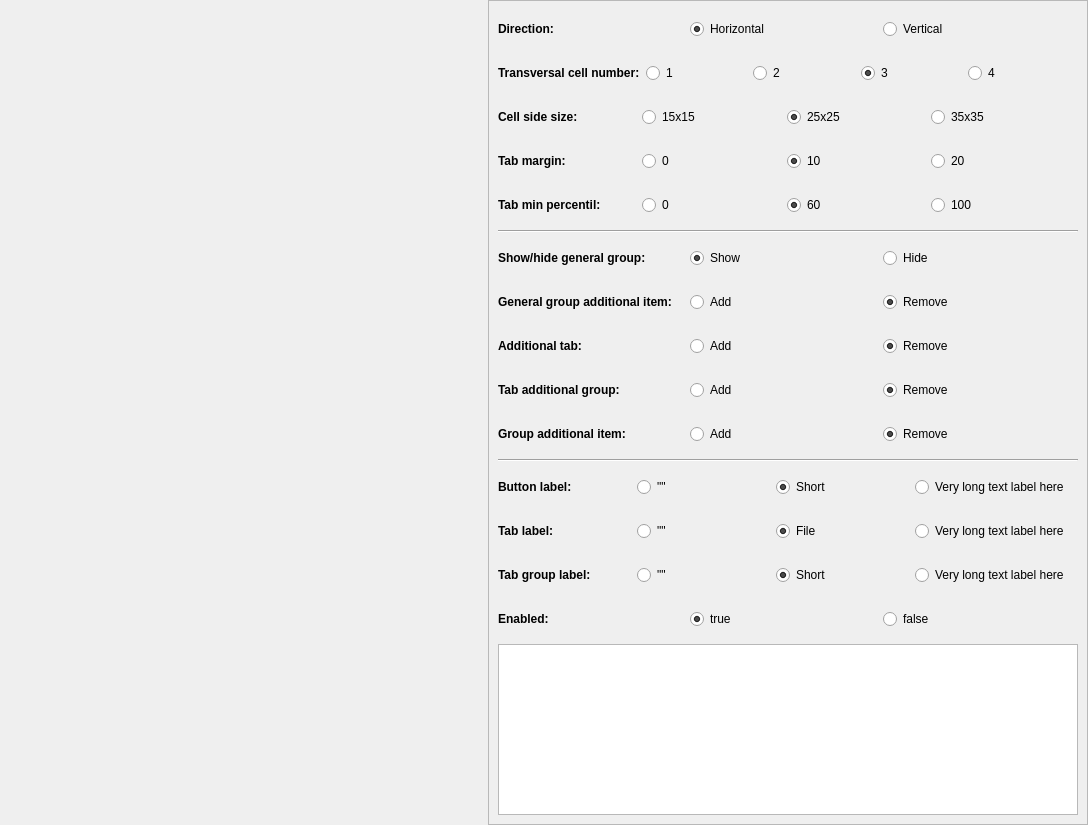
<?xml version="1.0" encoding="UTF-8"?>
<ui version="4.0">
 <class>Test_QTopMenu</class>
 <widget class="QWidget" name="Test_QTopMenu">
  <property name="geometry">
   <rect>
    <x>0</x>
    <y>0</y>
    <width>1088</width>
    <height>825</height>
   </rect>
  </property>
  <layout class="QHBoxLayout" name="horizontalLayout">
   <property name="leftMargin">
    <number>0</number>
   </property>
   <property name="topMargin">
    <number>0</number>
   </property>
   <property name="rightMargin">
    <number>0</number>
   </property>
   <property name="bottomMargin">
    <number>0</number>
   </property>
   <item>
    <widget class="QWidget" name="widget_2" native="true">
     <layout class="QVBoxLayout" name="verticalLayout_2">
      <property name="spacing">
       <number>0</number>
      </property>
      <property name="leftMargin">
       <number>0</number>
      </property>
      <property name="topMargin">
       <number>0</number>
      </property>
      <property name="rightMargin">
       <number>0</number>
      </property>
      <property name="bottomMargin">
       <number>0</number>
      </property>
      <item>
       <widget class="Escain::QTopMenu" name="Content" native="true">
        <property name="sizePolicy">
         <sizepolicy hsizetype="Expanding" vsizetype="Fixed">
          <horstretch>0</horstretch>
          <verstretch>0</verstretch>
         </sizepolicy>
        </property>
        <property name="minimumSize">
         <size>
          <width>50</width>
          <height>50</height>
         </size>
        </property>
       </widget>
      </item>
     </layout>
    </widget>
   </item>
   <item>
    <widget class="QFrame" name="frame">
     <property name="sizePolicy">
      <sizepolicy hsizetype="Preferred" vsizetype="Expanding">
       <horstretch>0</horstretch>
       <verstretch>0</verstretch>
      </sizepolicy>
     </property>
     <property name="minimumSize">
      <size>
       <width>600</width>
       <height>0</height>
      </size>
     </property>
     <property name="maximumSize">
      <size>
       <width>600</width>
       <height>16777215</height>
      </size>
     </property>
     <property name="frameShape">
      <enum>QFrame::StyledPanel</enum>
     </property>
     <property name="frameShadow">
      <enum>QFrame::Raised</enum>
     </property>
     <layout class="QVBoxLayout" name="verticalLayout">
      <item>
       <widget class="QWidget" name="widget" native="true">
        <layout class="QGridLayout" name="gridLayout_2">
         <property name="leftMargin">
          <number>0</number>
         </property>
         <item row="0" column="0">
          <widget class="QLabel" name="label">
           <property name="sizePolicy">
            <sizepolicy hsizetype="Preferred" vsizetype="Fixed">
             <horstretch>0</horstretch>
             <verstretch>0</verstretch>
            </sizepolicy>
           </property>
           <property name="font">
            <font>
             <weight>75</weight>
             <bold>true</bold>
            </font>
           </property>
           <property name="text">
            <string>Direction:</string>
           </property>
          </widget>
         </item>
         <item row="0" column="1">
          <widget class="QRadioButton" name="Horizontal">
           <property name="text">
            <string>Horizontal</string>
           </property>
           <property name="checked">
            <bool>true</bool>
           </property>
          </widget>
         </item>
         <item row="0" column="2">
          <widget class="QRadioButton" name="Vertical">
           <property name="text">
            <string>Vertical</string>
           </property>
          </widget>
         </item>
        </layout>
       </widget>
      </item>
      <item>
       <widget class="QWidget" name="widget_4" native="true">
        <layout class="QGridLayout" name="gridLayout_5">
         <property name="leftMargin">
          <number>0</number>
         </property>
         <item row="0" column="1">
          <widget class="QRadioButton" name="transversalCellNum1">
           <property name="text">
            <string>1</string>
           </property>
          </widget>
         </item>
         <item row="0" column="3">
          <widget class="QRadioButton" name="transversalCellNum3">
           <property name="text">
            <string>3</string>
           </property>
           <property name="checked">
            <bool>true</bool>
           </property>
          </widget>
         </item>
         <item row="0" column="2">
          <widget class="QRadioButton" name="transversalCellNum2">
           <property name="text">
            <string>2</string>
           </property>
          </widget>
         </item>
         <item row="0" column="4">
          <widget class="QRadioButton" name="transversalCellNum4">
           <property name="text">
            <string>4</string>
           </property>
          </widget>
         </item>
         <item row="0" column="0">
          <widget class="QLabel" name="label_4">
           <property name="font">
            <font>
             <weight>75</weight>
             <bold>true</bold>
            </font>
           </property>
           <property name="text">
            <string>Transversal cell number:</string>
           </property>
          </widget>
         </item>
        </layout>
       </widget>
      </item>
      <item>
       <widget class="QWidget" name="widget_5" native="true">
        <layout class="QGridLayout" name="gridLayout_6">
         <property name="leftMargin">
          <number>0</number>
         </property>
         <item row="0" column="1">
          <widget class="QRadioButton" name="cellSide15">
           <property name="text">
            <string>15x15</string>
           </property>
          </widget>
         </item>
         <item row="0" column="3">
          <widget class="QRadioButton" name="cellSide35">
           <property name="text">
            <string>35x35</string>
           </property>
          </widget>
         </item>
         <item row="0" column="2">
          <widget class="QRadioButton" name="cellSide25">
           <property name="text">
            <string>25x25</string>
           </property>
           <property name="checked">
            <bool>true</bool>
           </property>
          </widget>
         </item>
         <item row="0" column="0">
          <widget class="QLabel" name="label_5">
           <property name="font">
            <font>
             <weight>75</weight>
             <bold>true</bold>
            </font>
           </property>
           <property name="text">
            <string>Cell side size:</string>
           </property>
          </widget>
         </item>
        </layout>
       </widget>
      </item>
      <item>
       <widget class="QWidget" name="widget_6" native="true">
        <layout class="QGridLayout" name="gridLayout_7">
         <property name="leftMargin">
          <number>0</number>
         </property>
         <item row="0" column="2">
          <widget class="QRadioButton" name="tabMargin10">
           <property name="text">
            <string>10</string>
           </property>
           <property name="checked">
            <bool>true</bool>
           </property>
          </widget>
         </item>
         <item row="0" column="1">
          <widget class="QRadioButton" name="tabMargin0">
           <property name="text">
            <string>0</string>
           </property>
          </widget>
         </item>
         <item row="0" column="3">
          <widget class="QRadioButton" name="tabMargin20">
           <property name="text">
            <string>20</string>
           </property>
          </widget>
         </item>
         <item row="0" column="0">
          <widget class="QLabel" name="label_6">
           <property name="font">
            <font>
             <weight>75</weight>
             <bold>true</bold>
            </font>
           </property>
           <property name="text">
            <string>Tab margin:</string>
           </property>
          </widget>
         </item>
        </layout>
       </widget>
      </item>
      <item>
       <widget class="QWidget" name="widget_11" native="true">
        <layout class="QHBoxLayout" name="horizontalLayout_6">
         <property name="leftMargin">
          <number>0</number>
         </property>
         <item>
          <widget class="QLabel" name="label_10">
           <property name="font">
            <font>
             <weight>75</weight>
             <bold>true</bold>
            </font>
           </property>
           <property name="text">
            <string>Tab min percentil:</string>
           </property>
          </widget>
         </item>
         <item>
          <widget class="QRadioButton" name="tabMinPercentil0">
           <property name="text">
            <string>0</string>
           </property>
          </widget>
         </item>
         <item>
          <widget class="QRadioButton" name="tabMinPercentil60">
           <property name="text">
            <string>60</string>
           </property>
           <property name="checked">
            <bool>true</bool>
           </property>
          </widget>
         </item>
         <item>
          <widget class="QRadioButton" name="tabMinPercentil100">
           <property name="text">
            <string>100</string>
           </property>
          </widget>
         </item>
        </layout>
       </widget>
      </item>
      <item>
       <widget class="Line" name="line_2">
        <property name="orientation">
         <enum>Qt::Horizontal</enum>
        </property>
       </widget>
      </item>
      <item>
       <widget class="QWidget" name="widget_12" native="true">
        <layout class="QHBoxLayout" name="horizontalLayout_7">
         <property name="leftMargin">
          <number>0</number>
         </property>
         <item>
          <widget class="QLabel" name="label_11">
           <property name="font">
            <font>
             <weight>75</weight>
             <bold>true</bold>
            </font>
           </property>
           <property name="text">
            <string>Show/hide general group:</string>
           </property>
          </widget>
         </item>
         <item>
          <widget class="QRadioButton" name="generalGroupShow">
           <property name="text">
            <string>Show</string>
           </property>
           <property name="checked">
            <bool>true</bool>
           </property>
          </widget>
         </item>
         <item>
          <widget class="QRadioButton" name="generalGroupHide">
           <property name="text">
            <string>Hide</string>
           </property>
          </widget>
         </item>
        </layout>
       </widget>
      </item>
      <item>
       <widget class="QWidget" name="widget_3" native="true">
        <layout class="QHBoxLayout" name="horizontalLayout_2">
         <property name="leftMargin">
          <number>0</number>
         </property>
         <item>
          <widget class="QLabel" name="label_2">
           <property name="font">
            <font>
             <weight>75</weight>
             <bold>true</bold>
            </font>
           </property>
           <property name="text">
            <string>General group additional item:</string>
           </property>
          </widget>
         </item>
         <item>
          <widget class="QRadioButton" name="generalGroupAdditionalItemAdd">
           <property name="text">
            <string>Add</string>
           </property>
          </widget>
         </item>
         <item>
          <widget class="QRadioButton" name="generalGroupAdditionalItemRemove">
           <property name="text">
            <string>Remove</string>
           </property>
           <property name="checked">
            <bool>true</bool>
           </property>
          </widget>
         </item>
        </layout>
       </widget>
      </item>
      <item>
       <widget class="QWidget" name="widget_7" native="true">
        <layout class="QHBoxLayout" name="horizontalLayout_3">
         <property name="leftMargin">
          <number>0</number>
         </property>
         <item>
          <widget class="QLabel" name="label_3">
           <property name="font">
            <font>
             <weight>75</weight>
             <bold>true</bold>
            </font>
           </property>
           <property name="text">
            <string>Additional tab:</string>
           </property>
          </widget>
         </item>
         <item>
          <widget class="QRadioButton" name="additionalTabAdd">
           <property name="text">
            <string>Add</string>
           </property>
          </widget>
         </item>
         <item>
          <widget class="QRadioButton" name="additionalTabRemove">
           <property name="text">
            <string>Remove</string>
           </property>
           <property name="checked">
            <bool>true</bool>
           </property>
          </widget>
         </item>
        </layout>
       </widget>
      </item>
      <item>
       <widget class="QWidget" name="widget_9" native="true">
        <layout class="QHBoxLayout" name="horizontalLayout_4">
         <property name="leftMargin">
          <number>0</number>
         </property>
         <item>
          <widget class="QLabel" name="label_7">
           <property name="font">
            <font>
             <weight>75</weight>
             <bold>true</bold>
            </font>
           </property>
           <property name="text">
            <string>Tab additional group:</string>
           </property>
          </widget>
         </item>
         <item>
          <widget class="QRadioButton" name="additionalTabGroupAdd">
           <property name="text">
            <string>Add</string>
           </property>
          </widget>
         </item>
         <item>
          <widget class="QRadioButton" name="additionalTabGroupRemove">
           <property name="text">
            <string>Remove</string>
           </property>
           <property name="checked">
            <bool>true</bool>
           </property>
          </widget>
         </item>
        </layout>
       </widget>
      </item>
      <item>
       <widget class="QWidget" name="widget_10" native="true">
        <layout class="QHBoxLayout" name="horizontalLayout_5">
         <property name="leftMargin">
          <number>0</number>
         </property>
         <item>
          <widget class="QLabel" name="label_9">
           <property name="font">
            <font>
             <weight>75</weight>
             <bold>true</bold>
            </font>
           </property>
           <property name="text">
            <string>Group additional item:</string>
           </property>
          </widget>
         </item>
         <item>
          <widget class="QRadioButton" name="additionalTabItemAdd">
           <property name="text">
            <string>Add</string>
           </property>
          </widget>
         </item>
         <item>
          <widget class="QRadioButton" name="additionalTabItemRemove">
           <property name="text">
            <string>Remove</string>
           </property>
           <property name="checked">
            <bool>true</bool>
           </property>
          </widget>
         </item>
        </layout>
       </widget>
      </item>
      <item>
       <widget class="Line" name="line">
        <property name="orientation">
         <enum>Qt::Horizontal</enum>
        </property>
       </widget>
      </item>
      <item>
       <widget class="QWidget" name="widget_14" native="true">
        <layout class="QHBoxLayout" name="horizontalLayout_9">
         <property name="leftMargin">
          <number>0</number>
         </property>
         <item>
          <widget class="QLabel" name="label_13">
           <property name="font">
            <font>
             <weight>75</weight>
             <bold>true</bold>
            </font>
           </property>
           <property name="text">
            <string>Button label:</string>
           </property>
          </widget>
         </item>
         <item>
          <widget class="QRadioButton" name="buttonLabelEmpty">
           <property name="text">
            <string>&quot;&quot;</string>
           </property>
          </widget>
         </item>
         <item>
          <widget class="QRadioButton" name="buttonLabelShort">
           <property name="text">
            <string>Short</string>
           </property>
           <property name="checked">
            <bool>true</bool>
           </property>
          </widget>
         </item>
         <item>
          <widget class="QRadioButton" name="buttonLabelLong">
           <property name="text">
            <string>Very long text label here</string>
           </property>
          </widget>
         </item>
        </layout>
       </widget>
      </item>
      <item>
       <widget class="QWidget" name="widget_13" native="true">
        <layout class="QHBoxLayout" name="horizontalLayout_8">
         <property name="leftMargin">
          <number>0</number>
         </property>
         <item>
          <widget class="QLabel" name="label_12">
           <property name="font">
            <font>
             <weight>75</weight>
             <bold>true</bold>
            </font>
           </property>
           <property name="text">
            <string>Tab label:</string>
           </property>
          </widget>
         </item>
         <item>
          <widget class="QRadioButton" name="tabLabelEmpty">
           <property name="text">
            <string>&quot;&quot;</string>
           </property>
          </widget>
         </item>
         <item>
          <widget class="QRadioButton" name="tabLabelShort">
           <property name="text">
            <string>File</string>
           </property>
           <property name="checked">
            <bool>true</bool>
           </property>
          </widget>
         </item>
         <item>
          <widget class="QRadioButton" name="tabLabelLong">
           <property name="text">
            <string>Very long text label here</string>
           </property>
          </widget>
         </item>
        </layout>
       </widget>
      </item>
      <item>
       <widget class="QWidget" name="widget_15" native="true">
        <layout class="QHBoxLayout" name="horizontalLayout_10">
         <property name="leftMargin">
          <number>0</number>
         </property>
         <item>
          <widget class="QLabel" name="label_14">
           <property name="font">
            <font>
             <weight>75</weight>
             <bold>true</bold>
            </font>
           </property>
           <property name="text">
            <string>Tab group label:</string>
           </property>
          </widget>
         </item>
         <item>
          <widget class="QRadioButton" name="tabGroupLabelEmpty">
           <property name="text">
            <string>&quot;&quot;</string>
           </property>
          </widget>
         </item>
         <item>
          <widget class="QRadioButton" name="tabGroupLabelShort">
           <property name="text">
            <string>Short</string>
           </property>
           <property name="checked">
            <bool>true</bool>
           </property>
          </widget>
         </item>
         <item>
          <widget class="QRadioButton" name="tabGroupLabelLong">
           <property name="text">
            <string>Very long text label here</string>
           </property>
          </widget>
         </item>
        </layout>
       </widget>
      </item>
      <item>
       <widget class="QWidget" name="widget_8" native="true">
        <layout class="QGridLayout" name="gridLayout_9">
         <property name="leftMargin">
          <number>0</number>
         </property>
         <item row="0" column="0">
          <widget class="QLabel" name="label_8">
           <property name="font">
            <font>
             <weight>75</weight>
             <bold>true</bold>
            </font>
           </property>
           <property name="text">
            <string>Enabled:</string>
           </property>
          </widget>
         </item>
         <item row="0" column="1">
          <widget class="QRadioButton" name="enabledTrue">
           <property name="text">
            <string>true</string>
           </property>
           <property name="checked">
            <bool>true</bool>
           </property>
          </widget>
         </item>
         <item row="0" column="2">
          <widget class="QRadioButton" name="enabledFalse">
           <property name="text">
            <string>false</string>
           </property>
          </widget>
         </item>
        </layout>
       </widget>
      </item>
      <item>
       <widget class="QTextEdit" name="textEdit">
        <property name="sizePolicy">
         <sizepolicy hsizetype="Preferred" vsizetype="Expanding">
          <horstretch>0</horstretch>
          <verstretch>0</verstretch>
         </sizepolicy>
        </property>
        <property name="minimumSize">
         <size>
          <width>0</width>
          <height>0</height>
         </size>
        </property>
        <property name="maximumSize">
         <size>
          <width>16777215</width>
          <height>16777215</height>
         </size>
        </property>
        <property name="readOnly">
         <bool>true</bool>
        </property>
        <property name="html">
         <string>&lt;!DOCTYPE HTML PUBLIC &quot;-//W3C//DTD HTML 4.0//EN&quot; &quot;http://www.w3.org/TR/REC-html40/strict.dtd&quot;&gt;
&lt;html&gt;&lt;head&gt;&lt;meta name=&quot;qrichtext&quot; content=&quot;1&quot; /&gt;&lt;style type=&quot;text/css&quot;&gt;
p, li { white-space: pre-wrap; }
&lt;/style&gt;&lt;/head&gt;&lt;body style=&quot; font-family:'Noto Sans'; font-size:10pt; font-weight:400; font-style:normal;&quot;&gt;
&lt;p style=&quot;-qt-paragraph-type:empty; margin-top:0px; margin-bottom:0px; margin-left:0px; margin-right:0px; -qt-block-indent:0; text-indent:0px;&quot;&gt;&lt;br /&gt;&lt;/p&gt;&lt;/body&gt;&lt;/html&gt;</string>
        </property>
       </widget>
      </item>
     </layout>
    </widget>
   </item>
  </layout>
 </widget>
 <customwidgets>
  <customwidget>
   <class>Escain::QTopMenu</class>
   <extends>QWidget</extends>
   <header>QTopMenu.hpp</header>
   <container>1</container>
  </customwidget>
 </customwidgets>
 <tabstops>
  <tabstop>Horizontal</tabstop>
  <tabstop>Vertical</tabstop>
  <tabstop>transversalCellNum1</tabstop>
  <tabstop>transversalCellNum2</tabstop>
  <tabstop>transversalCellNum3</tabstop>
  <tabstop>transversalCellNum4</tabstop>
  <tabstop>cellSide15</tabstop>
  <tabstop>cellSide25</tabstop>
  <tabstop>cellSide35</tabstop>
  <tabstop>tabMargin0</tabstop>
  <tabstop>tabMargin10</tabstop>
  <tabstop>tabMargin20</tabstop>
  <tabstop>enabledTrue</tabstop>
  <tabstop>enabledFalse</tabstop>
 </tabstops>
 <resources/>
 <connections/>
</ui>
